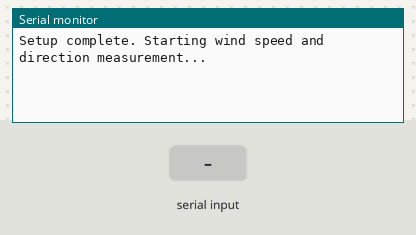
The sketch below on a simulated Arduino Uno, built with avr-gcc and run on an emulated ATmega328P. Shown: the last lines printed to the serial monitor. The test bench sets the inputs (shaded band).

Above: at 1.2 s.
1.3 s: "90,45\n" received over the second serial link
At 2.2 s:
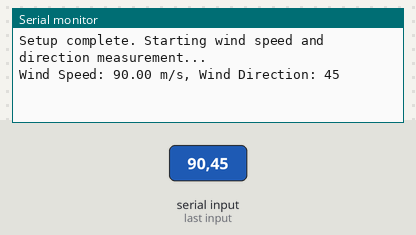
2.8 s: "30,150\n" received over the second serial link
At 3.4 s:
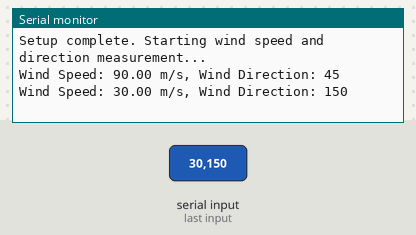

Measured:
- after the input at 1.3 s, the serial monitor: prints a new line at once (image 1)
- after the input at 2.8 s, the serial monitor: prints a new line at once (image 2)

The sketch:

anemometer_test.ino
```cpp
#include <Arduino.h>
#include <SoftwareSerial.h>

// Define pins for SoftwareSerial
#define RX_PIN 2
#define TX_PIN 3

// Create a SoftwareSerial object
SoftwareSerial anemometerSerial(RX_PIN, TX_PIN);

void setup() {
  // Initialize hardware serial communication for debugging
  Serial.begin(9600);

  // Initialize SoftwareSerial communication for the anemometer
  anemometerSerial.begin(9600);

  // Debug message to indicate setup completion
  Serial.println("Setup complete. Starting wind speed and direction measurement...");
}

void loop() {
  if (anemometerSerial.available() > 0) {
    // Read the data from the anemometer
    String data = anemometerSerial.readStringUntil('\n');

    // Split the data into wind speed and direction
    int commaIndex = data.indexOf(',');
    if (commaIndex > 0) {
      String windSpeedStr = data.substring(0, commaIndex);
      String windDirectionStr = data.substring(commaIndex + 1);

      // Convert to float
      float windSpeed = windSpeedStr.toFloat();
      int windDirection = windDirectionStr.toInt();

      // Print to the serial monitor
      Serial.print("Wind Speed: ");
      Serial.print(windSpeed);
      Serial.print(" m/s, Wind Direction: ");
      Serial.println(windDirection);
    }
  }

  // Add a short delay for readability
  delay(100);
}
```
